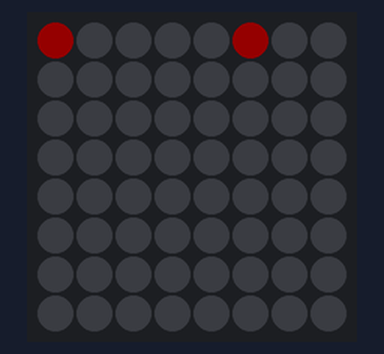
A sketch run on a simulated Arduino Uno, built with avr-gcc and run on an emulated ATmega328P. Parts: 8×8 RGB LED matrix (first LED top left, wired row by row). Dim RGB values are drawn brighter than linear; random numbers use the default seed unless the sketch sets one.

Above: at 0.29 s.
At 4.84 s:
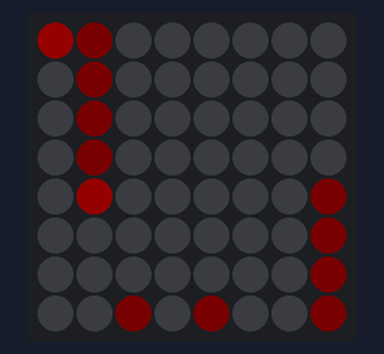
At 10.17 s:
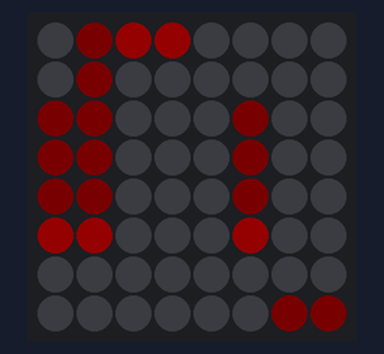
At 20.65 s:
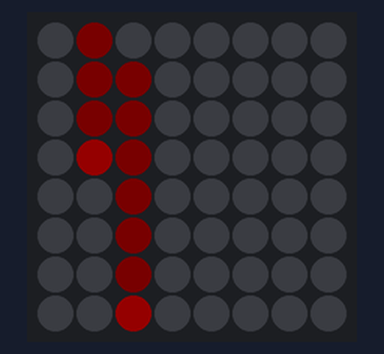
At 28.72 s:
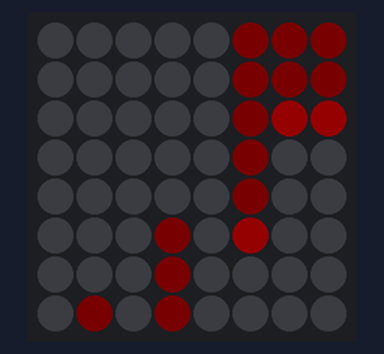
At 39.31 s:
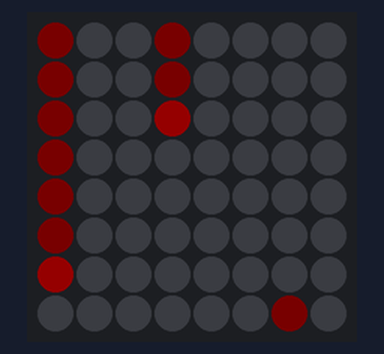

The sketch:

Matrix-Saver.ino
```cpp
//Movie. The Matrix. Screen Saver.

#include <Adafruit_NeoPixel.h>

#define MATRIX_PIN 14
#define MATRIX_WIDTH 8
#define MATRIX_HEIGHT 8
#define NUMPIXELS (MATRIX_WIDTH * MATRIX_HEIGHT)

Adafruit_NeoPixel matrix = Adafruit_NeoPixel(NUMPIXELS, MATRIX_PIN, NEO_GRB + NEO_KHZ800);

struct Column {
  int position;  // Current position of the head of the column
  int length;    // Length of the column
  int speed;     // Speed of the column's movement
  unsigned long lastUpdateTime; // Time of the last movement update
};

Column columns[MATRIX_WIDTH];

void setup() {
  matrix.begin();
  matrix.setBrightness(20);  // Set to a dimmer brightness for the green "Matrix" effect
  matrix.clear();
  matrix.show();

  // Initialize the columns with random lengths and speeds
  for (int i = 0; i < MATRIX_WIDTH; i++) {
    columns[i].position = random(-MATRIX_HEIGHT, 0);  // Start above the screen
    columns[i].length = random(4, MATRIX_HEIGHT + 1); // Length of the trailing effect
    columns[i].speed = random(100, 300);  // Speed of falling in milliseconds per step
    columns[i].lastUpdateTime = millis();
  }
}

void loop() {
  matrix.clear();

  // Update each column
  for (int i = 0; i < MATRIX_WIDTH; i++) {
    // Check if it's time to update the column based on its speed
    if (millis() - columns[i].lastUpdateTime >= columns[i].speed) {
      columns[i].position++;
      columns[i].lastUpdateTime = millis();  // Reset the update time

      // Reset the column if it has moved off the screen
      if (columns[i].position - columns[i].length > MATRIX_HEIGHT) {
        columns[i].position = random(-MATRIX_HEIGHT, 0);
        columns[i].length = random(4, MATRIX_HEIGHT + 1);
        columns[i].speed = random(100, 300);
      }
    }

    // Draw the column
    for (int j = 0; j < columns[i].length; j++) {
      int pos = columns[i].position - j;
      if (pos >= 0 && pos < MATRIX_HEIGHT) {
        uint32_t color = (j == 0) ? matrix.Color(255, 0, 0) : matrix.Color(25, 0, 0);  // Head is brighter green
        matrix.setPixelColor(pos * MATRIX_WIDTH + i, color);
      }
    }
  }

  matrix.show();
}
```
